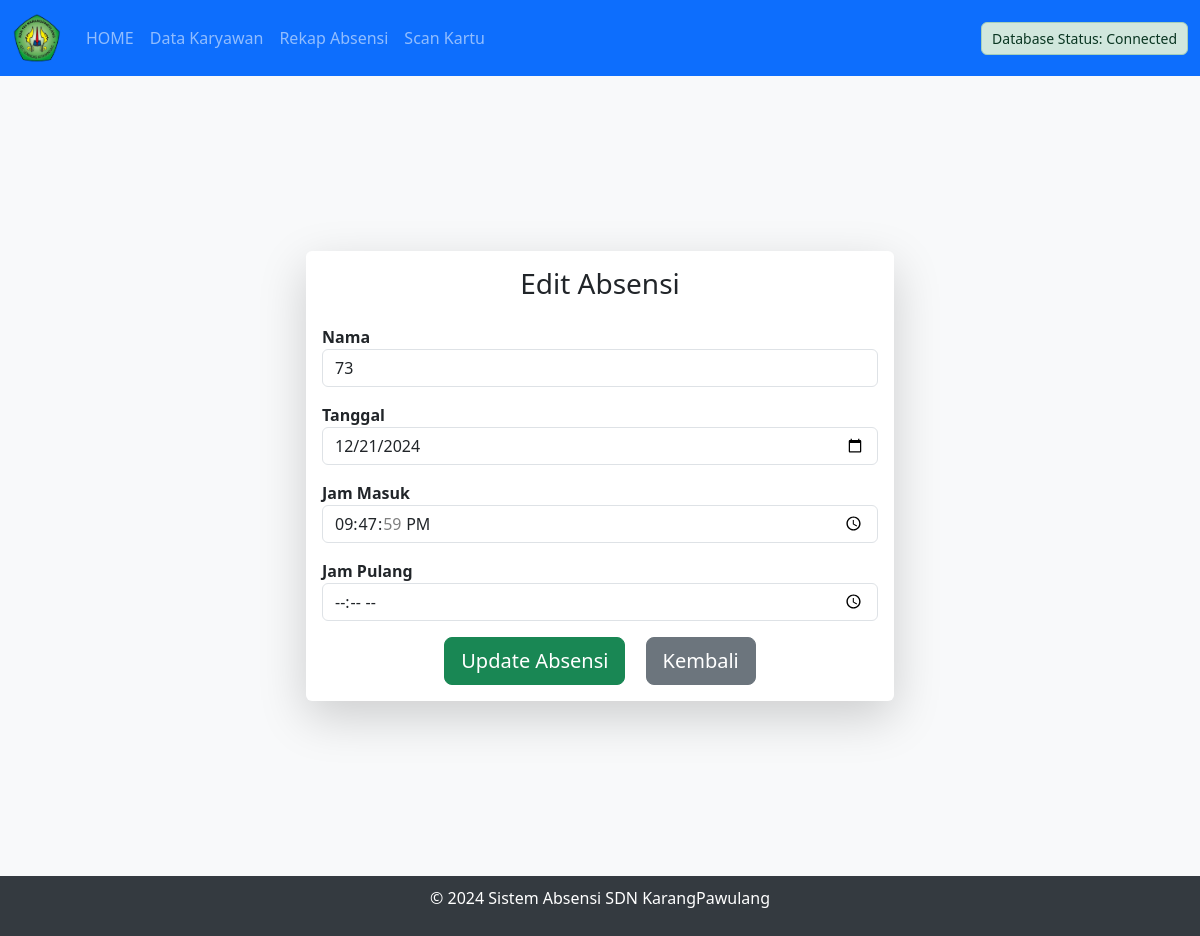
/edit_absensi.php?id=14, run on the app's committed database.
### tables this page shows
CREATE TABLE `absensi` (
  `id` int(11) NOT NULL,
  `nama` varchar(30) NOT NULL,
  `tanggal` date NOT NULL,
  `jam_masuk` time NOT NULL,
  `jam_pulang` time DEFAULT NULL,
  `nokartu` int(20) NOT NULL
);

### edit_absensi.php (the view, shortened to what this page needs)
<?php
include "koneksi.php";
if (isset($_GET['id'])) {
    $id = $_GET['id'];
    $sql = $konek->prepare("SELECT * FROM absensi WHERE id = ?");
    $sql->bind_param("i", $id);
    $sql->execute();
    $result = $sql->get_result();
    if ($result->num_rows > 0) {
        $data = $result->fetch_assoc();
    } else {
        echo "Data tidak ditemukan!";
        exit;
    }
} else {
    echo "ID tidak ditemukan!";
    exit;
}
?>
<!DOCTYPE html>
<html lang="id">
<head>
    <?php include "header.php"; ?>
    <link href="https://cdn.jsdelivr.net/npm/bootstrap@5.3.0-alpha1/dist/css/bootstrap.min.css" rel="stylesheet">
    <link rel="stylesheet" type="text/css" href="css/header.css">
</head>
<body>
    <?php include "menu.php"; ?>
    <div class="container-fluid d-flex justify-content-center align-items-center" style="height: 100vh;">
        <div class="card shadow-lg border-0 rounded" style="width: 50%;">
            <div class="card-body">
                <h3 class="text-center mb-4">Edit Absensi</h3>
                <form method="POST">
                    <div class="form-group mb-3">
                        <label for="nama">Nama</label>
                        <input type="text" name="nama" id="nama" value="<?php echo htmlspecialchars($data['nama']); ?>" class="form-control" required>
                    </div>
                    <div class="form-group mb-3">
                        <label for="tanggal">Tanggal</label>
                        <input type="date" name="tanggal" id="tanggal" value="<?php echo htmlspecialchars($data['tanggal']); ?>" class="form-control" required>
                    </div>
                    <div class="form-group mb-3">
                        <label for="jam_masuk">Jam Masuk</label>
                        <input type="time" name="jam_masuk" id="jam_masuk" value="<?php echo htmlspecialchars($data['jam_masuk']); ?>" class="form-control" required>
                    </div>
                    <div class="form-group mb-3">
                        <label for="jam_pulang">Jam Pulang</label>
                        <input type="time" name="jam_pulang" id="jam_pulang" value="<?php echo htmlspecialchars($data['jam_pulang']); ?>" class="form-control" required>
                    </div>
                    <div class="text-center">
                        <button type="submit" class="btn btn-success btn-lg">Update Absensi</button>
                        <a href="absensi.php" class="btn btn-secondary btn-lg ms-3">Kembali</a>
                    </div>
                </form>
            </div>
        </div>
    </div>
    <?php include "footer.php"; ?>
</body>
</html>

### css/header.css (style rules this page uses)
body { background-color: #f8f9fa; display: flex; flex-direction: column; min-height: 100vh; }
.container-fluid { flex-grow: 1; }
.form-group label { font-weight: bold; }

### data on the page
absensi: nama "73", tanggal "12/21/2024", jam_masuk "21:47:59"

### other printed values
$status_koneksi "Connected"
